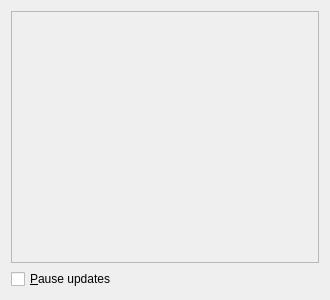
<?xml version="1.0" encoding="UTF-8"?>
<ui version="4.0">
 <class>NetworkStatusWidget</class>
 <widget class="QWidget" name="NetworkStatusWidget">
  <property name="geometry">
   <rect>
    <x>0</x>
    <y>0</y>
    <width>330</width>
    <height>300</height>
   </rect>
  </property>
  <property name="minimumSize">
   <size>
    <width>320</width>
    <height>0</height>
   </size>
  </property>
  <property name="windowTitle">
   <string>Form</string>
  </property>
  <layout class="QVBoxLayout" name="verticalLayout">
   <item>
    <widget class="QScrollArea" name="scrollArea">
     <property name="widgetResizable">
      <bool>true</bool>
     </property>
     <widget class="QWidget" name="scrollAreaWidgetContents">
      <property name="geometry">
       <rect>
        <x>0</x>
        <y>0</y>
        <width>310</width>
        <height>253</height>
       </rect>
      </property>
      <layout class="QVBoxLayout" name="verticalLayout_2">
       <item>
        <layout class="QGridLayout" name="gridLayout"/>
       </item>
       <item>
        <spacer name="verticalSpacer">
         <property name="orientation">
          <enum>Qt::Vertical</enum>
         </property>
         <property name="sizeHint" stdset="0">
          <size>
           <width>20</width>
           <height>40</height>
          </size>
         </property>
        </spacer>
       </item>
      </layout>
     </widget>
    </widget>
   </item>
   <item>
    <widget class="QCheckBox" name="checkBoxPauseUpdates">
     <property name="text">
      <string>&amp;Pause updates</string>
     </property>
    </widget>
   </item>
  </layout>
 </widget>
 <resources/>
 <connections/>
</ui>
